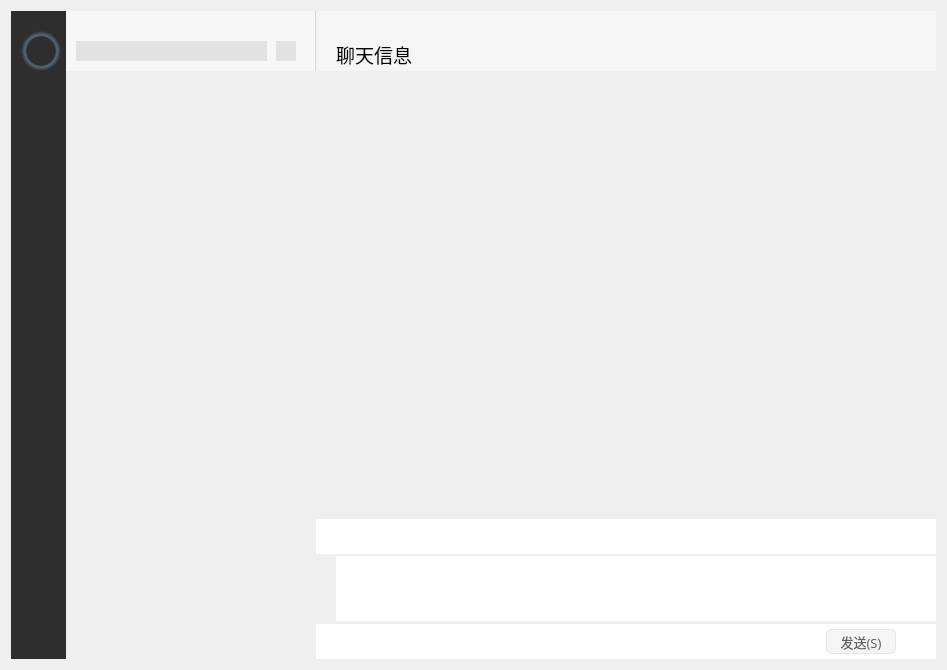
<?xml version="1.0" encoding="UTF-8"?>
<ui version="4.0">
 <class>Widget</class>
 <widget class="QWidget" name="Widget">
  <property name="geometry">
   <rect>
    <x>0</x>
    <y>0</y>
    <width>947</width>
    <height>670</height>
   </rect>
  </property>
  <property name="windowTitle">
   <string>Widget</string>
  </property>
  <layout class="QGridLayout" name="gridLayout_5">
   <item row="0" column="0">
    <widget class="QWidget" name="centerWidget" native="true">
     <layout class="QGridLayout" name="gridLayout_4" columnstretch="0,0,1">
      <property name="leftMargin">
       <number>0</number>
      </property>
      <property name="topMargin">
       <number>0</number>
      </property>
      <property name="rightMargin">
       <number>0</number>
      </property>
      <property name="bottomMargin">
       <number>0</number>
      </property>
      <property name="spacing">
       <number>0</number>
      </property>
      <item row="0" column="1">
       <layout class="QGridLayout" name="gridLayout_2">
        <property name="spacing">
         <number>0</number>
        </property>
        <item row="0" column="0">
         <widget class="QWidget" name="widget_6" native="true">
          <property name="minimumSize">
           <size>
            <width>250</width>
            <height>60</height>
           </size>
          </property>
          <property name="maximumSize">
           <size>
            <width>250</width>
            <height>60</height>
           </size>
          </property>
          <property name="styleSheet">
           <string notr="true">background-color: rgb(247,247,247);
border-right:1px solid #D6D6D6;</string>
          </property>
          <widget class="QLineEdit" name="lineEdit">
           <property name="geometry">
            <rect>
             <x>10</x>
             <y>30</y>
             <width>191</width>
             <height>20</height>
            </rect>
           </property>
           <property name="styleSheet">
            <string notr="true">QLineEdit
{
	background-color: rgb(226,226,226);
	border: none; /* no border for a flat push button */
}
QLineEdit
{
	background-color: rgb(226,226,226);
	border: none; /* no border for a flat push button */
}
</string>
           </property>
          </widget>
          <widget class="QPushButton" name="pushButton_addFriend">
           <property name="geometry">
            <rect>
             <x>210</x>
             <y>30</y>
             <width>20</width>
             <height>20</height>
            </rect>
           </property>
           <property name="minimumSize">
            <size>
             <width>20</width>
             <height>20</height>
            </size>
           </property>
           <property name="maximumSize">
            <size>
             <width>20</width>
             <height>20</height>
            </size>
           </property>
           <property name="toolTip">
            <string>添加好友</string>
           </property>
           <property name="styleSheet">
            <string notr="true">QPushButton {
	border: none; /* no border for a flat push button */
	image: url(:/src/tianjia.png); 
	background-color: rgb(226,226,226);
	min-width: 20px;
	max-width: 20px;
	min-height: 20px;
	max-height: 20px;
}
QPushButton::hover {
	background-color: rgb(209,209,209);
	image: url(:/src/tianjia2.png); 
}
QPushButton:pressed {
	image: url(:/src/tianjia.png); 
}</string>
           </property>
           <property name="text">
            <string/>
           </property>
          </widget>
         </widget>
        </item>
        <item row="1" column="0">
         <widget class="ToolBoxPow" name="userListWidget" native="true"/>
        </item>
       </layout>
      </item>
      <item row="0" column="2">
       <layout class="QGridLayout" name="gridLayout">
        <property name="spacing">
         <number>0</number>
        </property>
        <item row="0" column="0">
         <widget class="QWidget" name="widget_2" native="true">
          <property name="minimumSize">
           <size>
            <width>0</width>
            <height>60</height>
           </size>
          </property>
          <property name="maximumSize">
           <size>
            <width>16777215</width>
            <height>60</height>
           </size>
          </property>
          <property name="styleSheet">
           <string notr="true">background-color: rgb(245,245,245);</string>
          </property>
          <layout class="QGridLayout" name="gridLayout_8">
           <property name="leftMargin">
            <number>0</number>
           </property>
           <property name="topMargin">
            <number>0</number>
           </property>
           <property name="rightMargin">
            <number>0</number>
           </property>
           <property name="bottomMargin">
            <number>0</number>
           </property>
           <property name="spacing">
            <number>0</number>
           </property>
           <item row="0" column="0">
            <layout class="QGridLayout" name="gridLayout_6" columnstretch="1,0,0,0">
             <property name="spacing">
              <number>0</number>
             </property>
             <item row="0" column="1">
              <widget class="QPushButton" name="pushBtn_hide">
               <property name="minimumSize">
                <size>
                 <width>30</width>
                 <height>25</height>
                </size>
               </property>
               <property name="maximumSize">
                <size>
                 <width>30</width>
                 <height>25</height>
                </size>
               </property>
               <property name="styleSheet">
                <string notr="true">QPushButton {
	border: none; /* no border for a flat push button */
	image: url(:/src/min.png); /* 最小化 */
	min-width: 30px;
	max-width: 30px;
	min-height: 25px;
	max-height: 25px;
}
QPushButton::hover {
	background-color: rgba(166,166,166, 50); 
}</string>
               </property>
               <property name="text">
                <string/>
               </property>
              </widget>
             </item>
             <item row="0" column="2">
              <widget class="QPushButton" name="pushBtn_max">
               <property name="minimumSize">
                <size>
                 <width>30</width>
                 <height>25</height>
                </size>
               </property>
               <property name="maximumSize">
                <size>
                 <width>30</width>
                 <height>25</height>
                </size>
               </property>
               <property name="styleSheet">
                <string notr="true">QPushButton {
	border: none; /* no border for a flat push button */
	image: url(:/src/max.png); /* 最小化 */
	min-width: 30px;
	max-width: 30px;
	min-height: 25px;
	max-height: 25px;
}
QPushButton::hover {
	background-color: rgba(166,166,166, 50); 
}</string>
               </property>
               <property name="text">
                <string/>
               </property>
              </widget>
             </item>
             <item row="0" column="3">
              <widget class="QPushButton" name="pushBtn_close">
               <property name="minimumSize">
                <size>
                 <width>30</width>
                 <height>25</height>
                </size>
               </property>
               <property name="maximumSize">
                <size>
                 <width>30</width>
                 <height>25</height>
                </size>
               </property>
               <property name="styleSheet">
                <string notr="true">QPushButton {
	border: none; /* no border for a flat push button */
	image: url(:/src/close.png); /* 最小化 */
	min-width: 30px;
	max-width: 30px;
	min-height: 25px;
	max-height: 25px;
}
QPushButton::hover {
	background-color: #f57575; 
}</string>
               </property>
               <property name="text">
                <string/>
               </property>
              </widget>
             </item>
             <item row="0" column="0">
              <widget class="QWidget" name="widget_7" native="true"/>
             </item>
            </layout>
           </item>
           <item row="1" column="0">
            <layout class="QGridLayout" name="gridLayout_7" columnstretch="0,0,1,0,0">
             <item row="0" column="1">
              <widget class="QLabel" name="label_info">
               <property name="font">
                <font>
                 <family>新宋体</family>
                 <pointsize>14</pointsize>
                </font>
               </property>
               <property name="text">
                <string>聊天信息</string>
               </property>
              </widget>
             </item>
             <item row="0" column="3">
              <widget class="QPushButton" name="pushButton">
               <property name="styleSheet">
                <string notr="true">QPushButton {
	border: none; /* no border for a flat push button */
	image: url(:/src/more.png); 
	min-width: 30px;
	max-width: 30px;
	min-height: 20px;
	max-height: 20px;
}
QPushButton::hover {
	image: url(:/src/more2.png); 
}
QPushButton:pressed {
	image: url(:/src/more.png); 
}</string>
               </property>
               <property name="text">
                <string/>
               </property>
              </widget>
             </item>
             <item row="0" column="2">
              <widget class="QWidget" name="widget_8" native="true"/>
             </item>
             <item row="0" column="0">
              <widget class="QWidget" name="widget_15" native="true">
               <property name="minimumSize">
                <size>
                 <width>20</width>
                 <height>0</height>
                </size>
               </property>
               <property name="maximumSize">
                <size>
                 <width>20</width>
                 <height>16777215</height>
                </size>
               </property>
              </widget>
             </item>
             <item row="0" column="4">
              <widget class="QWidget" name="widget_16" native="true">
               <property name="minimumSize">
                <size>
                 <width>10</width>
                 <height>0</height>
                </size>
               </property>
               <property name="maximumSize">
                <size>
                 <width>10</width>
                 <height>16777215</height>
                </size>
               </property>
              </widget>
             </item>
            </layout>
           </item>
          </layout>
         </widget>
        </item>
        <item row="1" column="0">
         <widget class="QWidget" name="widget_5" native="true">
          <layout class="QGridLayout" name="gridLayout_3">
           <property name="leftMargin">
            <number>0</number>
           </property>
           <property name="topMargin">
            <number>0</number>
           </property>
           <property name="rightMargin">
            <number>0</number>
           </property>
           <property name="bottomMargin">
            <number>0</number>
           </property>
           <property name="spacing">
            <number>0</number>
           </property>
           <item row="0" column="0">
            <widget class="QStackedWidget" name="stackedWidget_Msg">
             <property name="styleSheet">
              <string notr="true"/>
             </property>
             <property name="currentIndex">
              <number>0</number>
             </property>
             <widget class="QWidget" name="page"/>
             <widget class="QWidget" name="page_2"/>
            </widget>
           </item>
          </layout>
         </widget>
        </item>
        <item row="2" column="0">
         <widget class="QWidget" name="widget_4" native="true">
          <property name="minimumSize">
           <size>
            <width>0</width>
            <height>35</height>
           </size>
          </property>
          <property name="maximumSize">
           <size>
            <width>16777215</width>
            <height>35</height>
           </size>
          </property>
          <property name="styleSheet">
           <string notr="true">background-color: rgb(255, 255, 255);</string>
          </property>
          <layout class="QGridLayout" name="gridLayout_12">
           <property name="leftMargin">
            <number>0</number>
           </property>
           <property name="topMargin">
            <number>0</number>
           </property>
           <property name="rightMargin">
            <number>0</number>
           </property>
           <property name="bottomMargin">
            <number>0</number>
           </property>
           <property name="spacing">
            <number>0</number>
           </property>
           <item row="0" column="0">
            <layout class="QGridLayout" name="gridLayout_11" columnstretch="0,0,0,0,0,1">
             <property name="horizontalSpacing">
              <number>12</number>
             </property>
             <property name="verticalSpacing">
              <number>0</number>
             </property>
             <item row="0" column="3">
              <widget class="QPushButton" name="pushButton_screenshot">
               <property name="styleSheet">
                <string notr="true">QPushButton {
	border: none; /* no border for a flat push button */
	image: url(:/src/screenshot.png); 
	min-width: 20px;
	max-width: 20px;
	min-height: 20px;
	max-height: 20px;
}
QPushButton::hover {
	image: url(:/src/screenshot2.png); 
}
QPushButton:pressed {
	image: url(:/src/screenshot.png); 
}</string>
               </property>
               <property name="text">
                <string/>
               </property>
              </widget>
             </item>
             <item row="0" column="5">
              <widget class="QWidget" name="widget_11" native="true"/>
             </item>
             <item row="0" column="2">
              <widget class="QPushButton" name="pushButton_file">
               <property name="styleSheet">
                <string notr="true">QPushButton {
	border: none; /* no border for a flat push button */
	image: url(:/src/file.png); 
	min-width: 20px;
	max-width: 20px;
	min-height: 20px;
	max-height: 20px;
}
QPushButton::hover {
	image: url(:/src/file2.png); 
}
QPushButton:pressed {
	image: url(:/src/file.png); 
}</string>
               </property>
               <property name="text">
                <string/>
               </property>
              </widget>
             </item>
             <item row="0" column="1">
              <widget class="QPushButton" name="pushButton_emoj">
               <property name="styleSheet">
                <string notr="true">QPushButton {
	border: none; /* no border for a flat push button */
	image: url(:/src/emoj.png); 
	min-width: 20px;
	max-width: 20px;
	min-height: 20px;
	max-height: 20px;
}
QPushButton::hover {
	image: url(:/src/emoj2.png); 
}
QPushButton:pressed {
	image: url(:/src/emoj.png); 
}</string>
               </property>
               <property name="text">
                <string/>
               </property>
              </widget>
             </item>
             <item row="0" column="4">
              <widget class="QPushButton" name="pushButton_chat">
               <property name="styleSheet">
                <string notr="true">QPushButton {
	border: none; /* no border for a flat push button */
	image: url(:/src/chat.png); 
	min-width: 20px;
	max-width: 20px;
	min-height: 20px;
	max-height: 20px;
}
QPushButton::hover {
	image: url(:/src/chat2.png); 
}
QPushButton:pressed {
	image: url(:/src/chat.png); 
}</string>
               </property>
               <property name="text">
                <string/>
               </property>
              </widget>
             </item>
             <item row="0" column="0">
              <widget class="QWidget" name="widget_12" native="true">
               <property name="minimumSize">
                <size>
                 <width>15</width>
                 <height>20</height>
                </size>
               </property>
               <property name="maximumSize">
                <size>
                 <width>15</width>
                 <height>20</height>
                </size>
               </property>
              </widget>
             </item>
            </layout>
           </item>
          </layout>
         </widget>
        </item>
        <item row="3" column="0">
         <widget class="QWidget" name="widget_13" native="true">
          <property name="minimumSize">
           <size>
            <width>0</width>
            <height>70</height>
           </size>
          </property>
          <property name="maximumSize">
           <size>
            <width>16777215</width>
            <height>70</height>
           </size>
          </property>
          <layout class="QGridLayout" name="gridLayout_14">
           <property name="leftMargin">
            <number>0</number>
           </property>
           <property name="topMargin">
            <number>0</number>
           </property>
           <property name="rightMargin">
            <number>0</number>
           </property>
           <property name="bottomMargin">
            <number>0</number>
           </property>
           <property name="spacing">
            <number>0</number>
           </property>
           <item row="0" column="0">
            <layout class="QGridLayout" name="gridLayout_13">
             <property name="spacing">
              <number>0</number>
             </property>
             <item row="0" column="0">
              <widget class="QWidget" name="widget_14" native="true">
               <property name="minimumSize">
                <size>
                 <width>20</width>
                 <height>0</height>
                </size>
               </property>
               <property name="maximumSize">
                <size>
                 <width>20</width>
                 <height>16777215</height>
                </size>
               </property>
              </widget>
             </item>
             <item row="0" column="1">
              <widget class="QTextEdit" name="textEdit">
               <property name="minimumSize">
                <size>
                 <width>0</width>
                 <height>65</height>
                </size>
               </property>
               <property name="maximumSize">
                <size>
                 <width>16777215</width>
                 <height>65</height>
                </size>
               </property>
               <property name="font">
                <font>
                 <family>新宋体</family>
                 <pointsize>12</pointsize>
                </font>
               </property>
               <property name="styleSheet">
                <string notr="true">background-color: rgb(255, 255, 255);
border: none; /* no border for a flat push button */
</string>
               </property>
              </widget>
             </item>
            </layout>
           </item>
          </layout>
         </widget>
        </item>
        <item row="4" column="0">
         <widget class="QWidget" name="widget_3" native="true">
          <property name="minimumSize">
           <size>
            <width>0</width>
            <height>35</height>
           </size>
          </property>
          <property name="maximumSize">
           <size>
            <width>16777215</width>
            <height>35</height>
           </size>
          </property>
          <property name="styleSheet">
           <string notr="true">background-color: rgb(255, 255, 255);</string>
          </property>
          <layout class="QGridLayout" name="gridLayout_10">
           <property name="leftMargin">
            <number>0</number>
           </property>
           <property name="topMargin">
            <number>0</number>
           </property>
           <property name="rightMargin">
            <number>0</number>
           </property>
           <property name="bottomMargin">
            <number>0</number>
           </property>
           <property name="spacing">
            <number>0</number>
           </property>
           <item row="0" column="0">
            <layout class="QGridLayout" name="gridLayout_9" columnstretch="1,0,0">
             <property name="spacing">
              <number>0</number>
             </property>
             <item row="0" column="1">
              <widget class="QPushButton" name="pushBtn_send">
               <property name="minimumSize">
                <size>
                 <width>70</width>
                 <height>25</height>
                </size>
               </property>
               <property name="maximumSize">
                <size>
                 <width>70</width>
                 <height>25</height>
                </size>
               </property>
               <property name="font">
                <font>
                 <family>黑体</family>
                 <pointsize>10</pointsize>
                </font>
               </property>
               <property name="styleSheet">
                <string notr="true">QPushButton{
	color: rgb(96,96,96);
	border-radius: 5px;	
	border-style: solid;
	background-color: rgb(245,245,245);

	border-right:1px solid #E5E5E5;
	border-top:1px solid #E5E5E5;
	border-left:1px solid #E5E5E5;
	border-bottom:1px solid #E5E5E5;
}

QPushButton:hover{
	color: rgb(255, 255, 255);
	background-color: rgb(18,150,17);
}

QPushButton:pressed {
	background-color: rgb(7,193,96);
}</string>
               </property>
               <property name="text">
                <string>发送(S)</string>
               </property>
              </widget>
             </item>
             <item row="0" column="0">
              <widget class="QWidget" name="widget_9" native="true"/>
             </item>
             <item row="0" column="2">
              <widget class="QWidget" name="widget_10" native="true">
               <property name="minimumSize">
                <size>
                 <width>40</width>
                 <height>0</height>
                </size>
               </property>
               <property name="maximumSize">
                <size>
                 <width>40</width>
                 <height>16777215</height>
                </size>
               </property>
              </widget>
             </item>
            </layout>
           </item>
          </layout>
         </widget>
        </item>
       </layout>
      </item>
      <item row="0" column="0">
       <widget class="QWidget" name="widget" native="true">
        <property name="minimumSize">
         <size>
          <width>55</width>
          <height>0</height>
         </size>
        </property>
        <property name="maximumSize">
         <size>
          <width>55</width>
          <height>16777215</height>
         </size>
        </property>
        <property name="styleSheet">
         <string notr="true">background-color: rgb(46,46,46);</string>
        </property>
        <widget class="QLabel" name="label_3">
         <property name="geometry">
          <rect>
           <x>10</x>
           <y>20</y>
           <width>40</width>
           <height>40</height>
          </rect>
         </property>
         <property name="minimumSize">
          <size>
           <width>40</width>
           <height>40</height>
          </size>
         </property>
         <property name="maximumSize">
          <size>
           <width>40</width>
           <height>40</height>
          </size>
         </property>
         <property name="styleSheet">
          <string notr="true">QLabel{
    background-color: qradialgradient(spread:pad, cx:0.5, cy:0.5, radius:0.5, fx:0.5, fy:0.5, stop:0 rgba(0, 0, 0, 0), stop:0.70 rgba(0, 0, 0, 0), stop:0.80 rgba(136, 194, 255, 100), stop:1 rgba(0, 0, 0, 0));
}
QLabel:hover{
    background-color: qradialgradient(spread:pad, cx:0.5, cy:0.5, radius:0.5, fx:0.5, fy:0.5, stop:0 rgba(0, 0, 0, 0), stop:0.70 rgba(0, 0, 0, 0), stop:0.80 rgba(186, 224, 255, 100), stop:1 rgba(0, 0, 0, 0));
}</string>
         </property>
         <property name="text">
          <string/>
         </property>
         <property name="pixmap">
          <pixmap resource="src.qrc">:/src/头像.jpg</pixmap>
         </property>
         <property name="scaledContents">
          <bool>true</bool>
         </property>
        </widget>
       </widget>
      </item>
     </layout>
    </widget>
   </item>
  </layout>
 </widget>
 <customwidgets>
  <customwidget>
   <class>ToolBoxPow</class>
   <extends>QWidget</extends>
   <header location="global">custom/toolboxpow.h</header>
   <container>1</container>
  </customwidget>
 </customwidgets>
 <resources>
  <include location="src.qrc"/>
 </resources>
 <connections/>
</ui>
